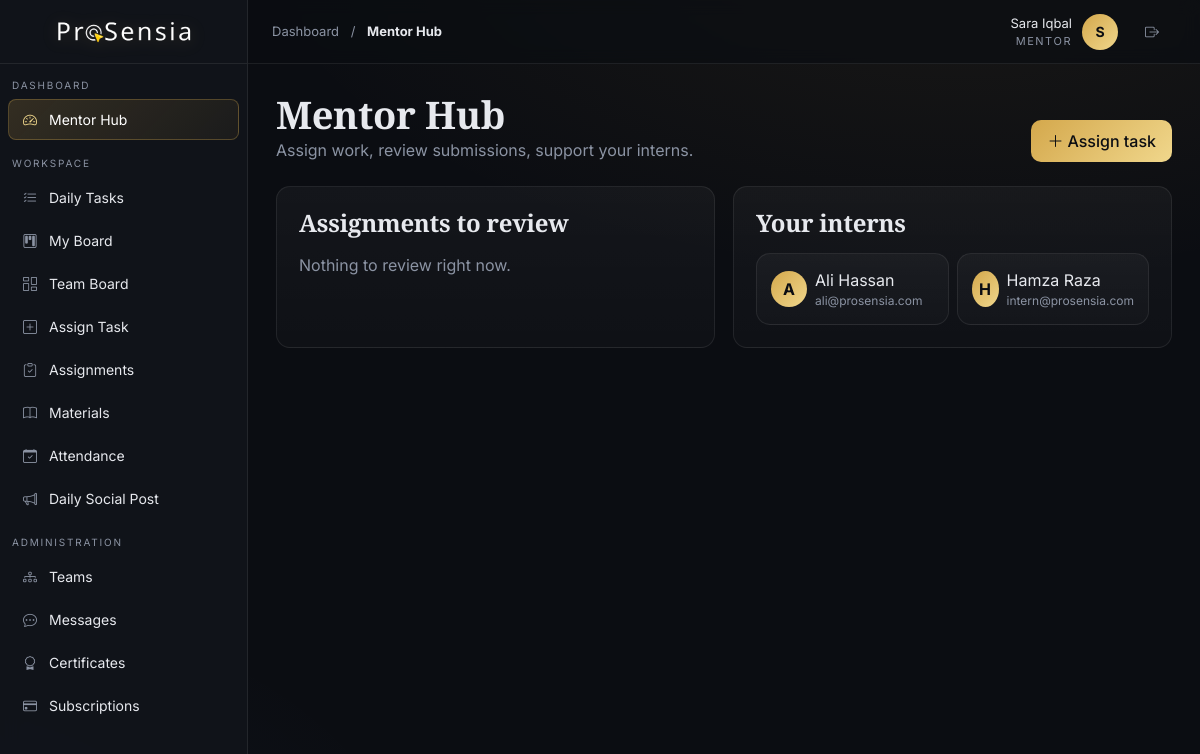
The page /mentor/index.php (signed in) on the database as committed earlier.
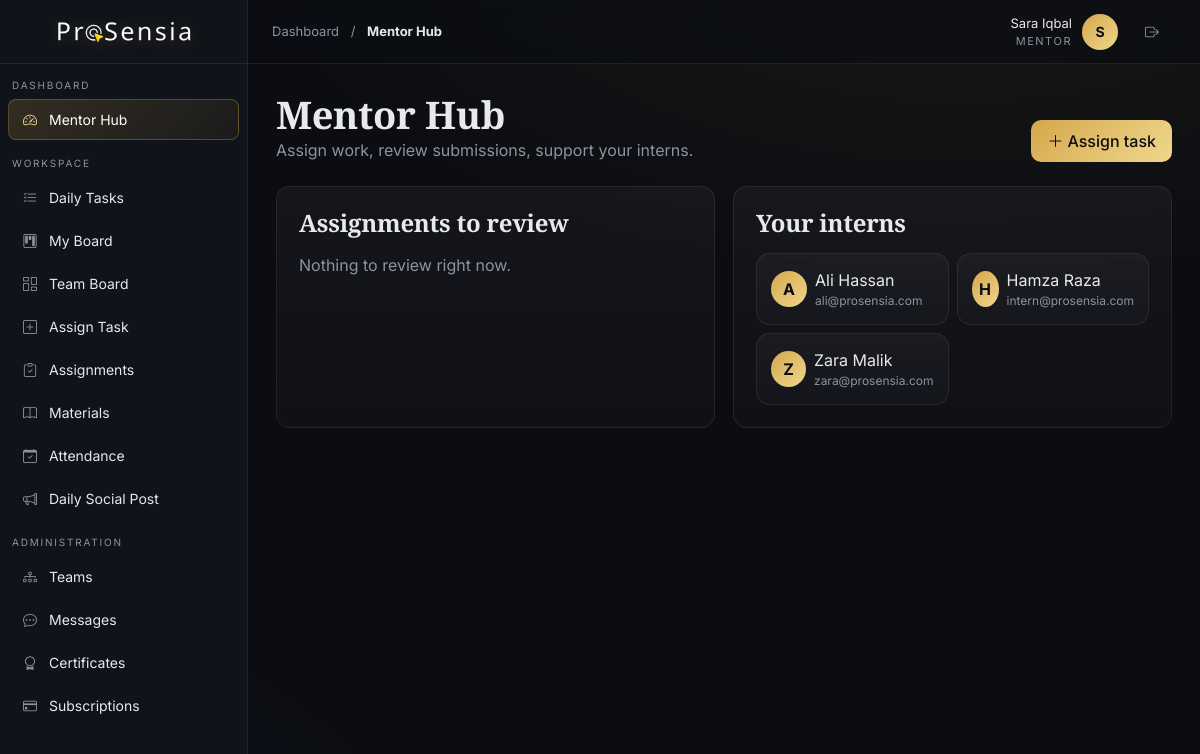
The same page on the database as committed later.
### tables this page shows
CREATE TABLE users (
  id INT AUTO_INCREMENT PRIMARY KEY,
  name VARCHAR(120) NOT NULL,
  email VARCHAR(160) NOT NULL UNIQUE,
  password VARCHAR(255) NOT NULL,
  role ENUM('super_admin','management','mentor','intern') NOT NULL,
  status ENUM('pending','active','inactive','rejected') DEFAULT 'pending',
  created_at TIMESTAMP DEFAULT CURRENT_TIMESTAMP
);

### mentor/index.php (the view, shortened to what this page needs)
<?php
require __DIR__ . '/../includes/header.php';
$myInterns = $pdo->query("SELECT id,name,email FROM users WHERE role='intern' ORDER BY name")->fetchAll();
$toReview = $pdo->query("SELECT a.*, u.name FROM assignments a JOIN users u ON u.id=a.user_id WHERE a.status='submitted' ORDER BY a.submitted_at DESC")->fetchAll();
?>
<div class="d-flex justify-content-between align-items-end mb-4">
  <div>
    <h1 class="serif" style="font-size:38px;margin:0">Mentor Hub</h1>
    <p class="muted mb-0">Assign work, review submissions, support your interns.</p>
  </div>
  <a class="btn btn-primary" href="<?= base_url('mentor/assign_task.php') ?>"><i class="bi bi-plus-lg me-1"></i>Assign task</a>
</div>
<div class="bento">
  <div class="span-6 glass card-pad">
    <h4 class="serif">Assignments to review</h4>
    <?php if (!$toReview): ?><p class="muted mt-3">Nothing to review right now.</p>
    <?php endif; ?>
  </div>
  <div class="span-6 glass card-pad">
    <h4 class="serif">Your interns</h4>
    <div class="row g-2 mt-2">
      <?php foreach($myInterns as $i): ?>
      <div class="col-md-6">
        <div class="glass card-pad" style="padding:14px">
          <div class="d-flex align-items-center gap-2">
            <div class="avatar" style="width:36px;height:36px;border-radius:50%;background:linear-gradient(135deg,#d4a84c,#f0d78c);color:#0b0d12;display:grid;place-items:center;font-weight:700"><?= e(strtoupper(substr($i['name'],0,1))) ?></div>
            <div><div><?= e($i['name']) ?></div><div class="muted" style="font-size:12px"><?= e($i['email']) ?></div></div>
          </div>
        </div>
      </div>
      <?php endforeach; ?>
    </div>
  </div>
</div>
<?php require __DIR__ . '/../includes/footer.php'; ?>

Rows that differ between the two databases and show on the page:
added users: name "Z", name "Zara Malik", email "zara@prosensia.com"
